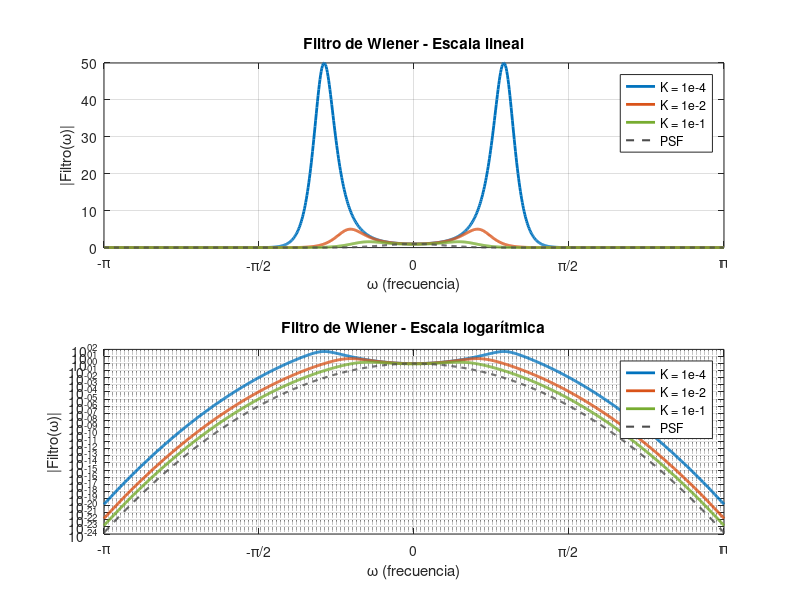

This figure's MATLAB source:
% Parámetros de frecuencia
omega = linspace(-pi, pi, 1000);

% Modelo de PSF en frecuencia: gaussiana (desenfoque típico)
sigma = 0.3;
H = exp(-0.5 * (omega / sigma).^2);
H = H / max(H);  % Normalización

% Cálculo del filtro de Wiener para diferentes valores de ruido
K1 = 1e-4;  % Poco ruido
K2 = 1e-2;  % Ruido moderado
K3 = 1e-1;  % Mucho ruido

% Filtros de Wiener
W1 = conj(H) ./ (abs(H).^2 + K1);
W2 = conj(H) ./ (abs(H).^2 + K2);
W3 = conj(H) ./ (abs(H).^2 + K3);

% Definir colores
azul     = [0 0.4470 0.7410];
naranja  = [0.8500 0.3250 0.0980];
verde    = [0.4660 0.6740 0.1880];
grisOscuro = [0.3 0.3 0.3];

% Representación gráfica
figure;

% Escala lineal
subplot(2,1,1);
plot(omega, abs(W1), 'Color', azul, 'LineWidth', 2); hold on;
plot(omega, abs(W2), 'Color', naranja, 'LineWidth', 2);
plot(omega, abs(W3), 'Color', verde, 'LineWidth', 2);
plot(omega, abs(H), '--', 'Color', grisOscuro, 'LineWidth', 1.5);
legend('K = 1e-4','K = 1e-2','K = 1e-1','PSF');
xlabel('\omega (frecuencia)'); ylabel('|Filtro(\omega)|');
title('Filtro de Wiener - Escala lineal');
grid on;
xticks([-pi -pi/2 0 pi/2 pi]);
xticklabels({'-\pi','-\pi/2','0','\pi/2','\pi'});
xlim([-pi pi]);

% Escala logarítmica
subplot(2,1,2);
plot(omega, abs(W1), 'Color', azul, 'LineWidth', 2); hold on;
plot(omega, abs(W2), 'Color', naranja, 'LineWidth', 2);
plot(omega, abs(W3), 'Color', verde, 'LineWidth', 2);
plot(omega, abs(H), '--', 'Color', grisOscuro, 'LineWidth', 1.5);
set(gca, 'YScale', 'log');
legend('K = 1e-4','K = 1e-2','K = 1e-1','PSF');
xlabel('\omega (frecuencia)'); ylabel('|Filtro(\omega)|');
title('Filtro de Wiener - Escala logarítmica');
grid on;
xticks([-pi -pi/2 0 pi/2 pi]);
xticklabels({'-\pi','-\pi/2','0','\pi/2','\pi'});
xlim([-pi pi]);
